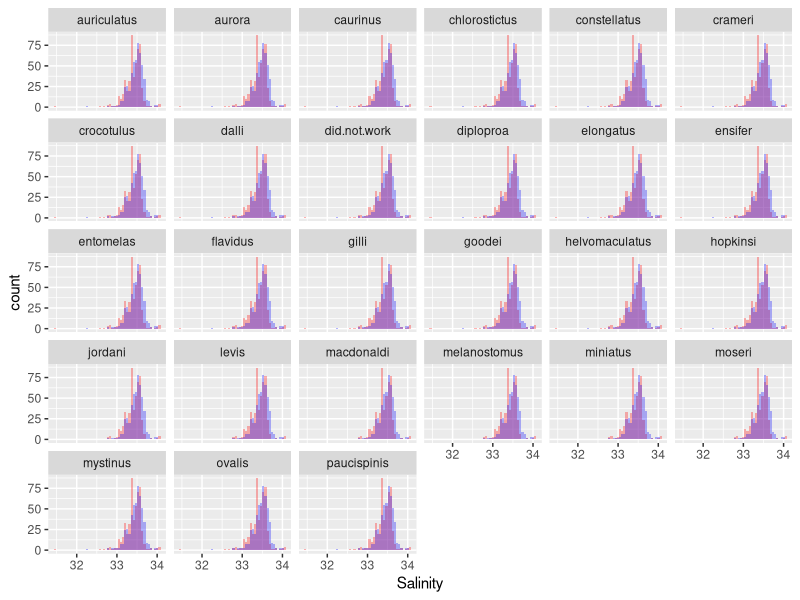
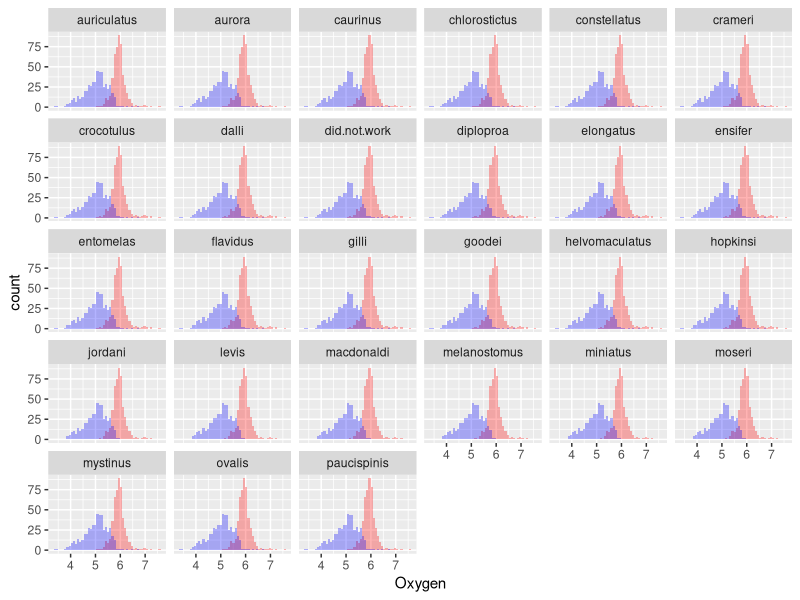

Source code (R) for these figures, in order:
## ---- chunk 1
knitr::opts_chunk$set(
  echo=FALSE
)
## ---- chunk 2
knitr::opts_chunk$set(
  echo=FALSE
)
## ---- chunk 3
library(dplyr)
help(package = dplyr)
library(ggplot2)
library(tidyr)

## ---- chunk 4

library(kableExtra)
## ---- chunk 5
rockfish_larval_data <- read.csv("../data/rsos170639_si_001.csv")

#downloading the raw data
## ---- chunk 6
rockfish_data_reduced <- select(rockfish_larval_data, year, line, station, station.depth, temp_surf, sal_surf, oxygen_surf, temp_100m, sal_100m, oxygen_100m, auriculatus, aurora,	caurinus,	chlorostictus,	constellatus,crameri,	crocotulus,	dalli,	did.not.work,	diploproa,	elongatus,	ensifer,	entomelas,	flavidus,	gilli,	goodei, helvomaculatus,	hopkinsi,	jordani,	levis,	macdonaldi,	melanostomus,	miniatus,	moseri,	mystinus,	ovalis,	paucispinis)

#selecting the specific columns I want for my revised data
## ---- chunk 7
rockfish_data_added_genus <- rockfish_data_reduced %>%
  gather('auriculatus', 'aurora',	'caurinus',	'chlorostictus',	'constellatus', 'crameri',	'crocotulus',	'dalli',	'did.not.work',	'diploproa',	'elongatus',	'ensifer',	'entomelas',	'flavidus',	'gilli',	'goodei', 'helvomaculatus',	'hopkinsi',	'jordani',	'levis',	'macdonaldi',	'melanostomus',	'miniatus',	'moseri',	'mystinus',	'ovalis',	'paucispinis', key = "genus", value = "counts")

#combining all of the species columns into one new column called genus
## ---- chunk 8
knitr::kable(
  rockfish_data_added_genus[1:7, 5:11 ], 
  caption = "Rockfish Data Table"
) %>%
  kable_styling(c("striped", "hover", "condensed", "responsive")) %>%
  scroll_box(width = "100%")

#making a pretty table for the slide show, incorporating the first 7 rows and the latter columns that I used in my analysis
## ---- chunk 9
temp_histograms <- ggplot(rockfish_data_added_genus, aes(x=temp_surf)) +
   geom_histogram(fill="red", alpha = 0.3, bins = 50) +
   labs(x = "Temp (C)") +
  facet_wrap(~genus) +
  geom_histogram(aes(x=temp_100m), fill="blue", alpha = 0.3, bins = 50) 

#first histogram overlapping surface temp and 100 m temp with all species  
## ---- chunk 10
ggplot(rockfish_data_added_genus, aes(x=sal_surf)) +
   geom_histogram(fill="red", alpha = 0.3, bins = 50) +
   labs(x = "Salinity") +
   facet_wrap(~genus) +
  geom_histogram(aes(x=sal_100m), fill="blue", alpha = 0.3, bins = 50)

#second histogram overlapping surface salinity and 100 m salinty with all species  

## ---- chunk 11
ggplot(rockfish_data_added_genus, aes(x=oxygen_surf)) +
   geom_histogram(fill="red", alpha = 0.3, bins = 50) +
   labs(x = "Oxygen") +
   facet_wrap(~genus) +
  geom_histogram(aes(x=oxygen_100m), fill="blue", alpha = 0.3, bins = 50)

#third histogram overlapping surface O2 and 100 m O2 with all species  
